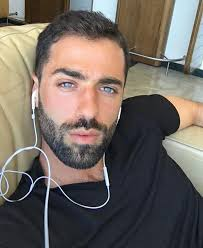
#> input picture dataset/men/testing_set/ovale/ovale t100.jpg, 203 x 248 px, found by its file name; its folder holds only this picture in this run
$ jupyter execute --allow-errors 14_train_final.ipynb
#> lines starting #> are read from the running program, lines starting #| are printed output that depends on the picture
[cell 1]
# ============================================================
# KLASIFIKASI BENTUK WAJAH PRIA - PIPELINE FINAL
# Kelas: ovale, rectangular, round, square
#
# Notebook ini menggabungkan semua yang TERBUKTI dari eksperimen v1-v13.
# Setiap keputusan di bawah punya bukti, bukan tebakan:
#
#   DIPAKAI:
#   + relabel dari nama file   : +1.89 poin  (ablasi v11, terkontrol)
#   + face cropping            : +5.14 poin  (ablasi v11, terkontrol)
#   + dedupe perceptual (dHash): mencegah +4.67 poin angka PALSU (v11)
#   + gabung train/test lalu split stratified ulang (v4)
#   + augmentasi ringan: flip + rotasi 0.06 + zoom 0.06 (v2)
#   + label smoothing 0.05 (v3 pakai 0.1 -> underfitting)
#   + dua tahap: kepala di atas embedding -> fine-tune 60 layer
#   + fine-tuning: +2.45 poin vs fitur beku, McNemar p=0.046 (v12)
#
#   TIDAK DIPAKAI (sudah diuji, tidak membantu):
#   - confident learning / pembersihan label: p=0.81, nol efek (v10)
#   - Test-Time Augmentation: 41.9% vs 43.5%, merugikan (v3)
#   - class_weight: distribusi train/test beda arah, mengganggu (v2)
#
#   PERANGKAP YANG DIHINDARI:
#   ! validation TIDAK BOLEH memakai test fold (bug v12, inflasi 2-4 poin)
#   ! callback harus objek BARU tiap fit() (bug v1, checkpoint tak tersimpan)
#   ! .cache() sebelum .batch(), atau langsung dari RAM (bug v5, 159 menit)
#   ! clear_session() tiap fold, model ke disk bukan ke list (bug v6)
#
# Hasil yang diharapkan: OOF 62-65%, top-2 ~84%, runtime ~10 menit.
# ============================================================

import os, shutil, pathlib, time, gc, json, csv
from collections import Counter
from datetime import datetime
import numpy as np
import matplotlib.pyplot as plt
import seaborn as sns
import tensorflow as tf
from tensorflow import keras
from tensorflow.keras import layers
from PIL import Image
from sklearn.model_selection import StratifiedKFold, train_test_split
from sklearn.metrics import classification_report, confusion_matrix

try:
    import cv2
    HAS_CV2 = True
except ImportError:
    HAS_CV2 = False
    raise SystemExit("Butuh opencv: pip install opencv-python")

try:
    import psutil
    def mem_mb(): return psutil.Process().memory_info().rss / 1024**2
except ImportError:
    def mem_mb(): return float("nan")

print("TensorFlow :", tf.__version__)
print("GPU        :", tf.config.list_physical_devices('GPU') or "tidak ada (CPU)")
#> (this line was passed over: tensorflow is not available in this run)

[cell 2]
# ---------- KONFIGURASI ----------
RAW_DIR  = "dataset/men"          # dataset asli, TIDAK diubah
WORK_DIR = "build"                # semua hasil antara, aman dihapus
OUT_DIR  = "artifacts"            # model & metadata untuk inference

CLASSES = ["ovale", "rectangular", "round", "square"]
EXTS    = ('.jpg', '.jpeg', '.png', '.bmp', '.gif', '.webp')
NUM_CLASSES = len(CLASSES)

RES = 224
IMG_SIZE, IMG_SHAPE = (RES, RES), (RES, RES, 3)
CROP_MARGIN = 0.35                # perluas kotak wajah agar dahi & dagu masuk
HAMMING_THRESHOLD = 5             # jarak dHash <= ini dianggap gambar kembar

BATCH_SIZE = 64
N_FOLDS    = 5
VAL_FRAC   = 0.15                 # diambil dari porsi TRAINING, bukan test
SEED       = 42

EPOCHS_HEAD, PATIENCE_HEAD = 60, 10
EPOCHS_FT,   PATIENCE_FT   = 25, 5
FINE_TUNE_LAYERS = 60
LABEL_SMOOTHING  = 0.05

os.makedirs(WORK_DIR, exist_ok=True)
os.makedirs(OUT_DIR, exist_ok=True)
POOL_DIR = os.path.join(WORK_DIR, "pool")
CROP_DIR = os.path.join(WORK_DIR, "crop")

tf.keras.utils.set_random_seed(SEED)
#> (this line was passed over: tensorflow is not available in this run)
print(f"Resolusi {RES}px | batch {BATCH_SIZE} | {N_FOLDS}-fold | seed {SEED}")

[cell 3]
# ---------- 1. BANGUN POOL + RELABEL ----------
# Dua hal sekaligus:
#   (a) semua gambar disimpan ulang sebagai JPEG valid. Banyak file .jpg
#       di dataset ini sebenarnya berisi WEBP -> TensorFlow error saat baca.
#   (b) label diambil dari NAMA FILE kalau namanya menyebut kelas lain
#       daripada foldernya. Contoh: 'image square 158.jpg' yang duduk di
#       folder rectangular. Ada 59 kasus seperti ini.
#   Nama file diberi awalan TR__/TE__ untuk mencatat asal split.
t0 = time.time()
if os.path.exists(POOL_DIR):
    shutil.rmtree(POOL_DIR)
os.makedirs(POOL_DIR)

pool, n_relabel, n_skip = [], 0, 0
for split, tag in [("training_set", "TR"), ("testing_set", "TE")]:
    for folder in CLASSES:
        src = os.path.join(RAW_DIR, split, folder)
        if not os.path.isdir(src):
            continue
        for fn in sorted(os.listdir(src)):
            if fn.startswith(".") or not fn.lower().endswith(EXTS):
                continue
            low, label = fn.lower(), folder
            for c in CLASSES:
                if c in low and c != folder:
                    label = c; n_relabel += 1; break
            dst = os.path.join(POOL_DIR, f"{tag}__{folder}__{pathlib.Path(fn).stem}.jpg")
            try:
                with Image.open(os.path.join(src, fn)) as im:
#> im is the input picture: PIL image 203x248 RGB; mean R, G, B 112, 103.1, 96.3
                    im.convert("RGB").save(dst, "JPEG", quality=95)
            except Exception:
                n_skip += 1; continue
            pool.append((dst, CLASSES.index(label), tag))

pool_paths  = np.array([p for p, _, _ in pool])
pool_labels = np.array([l for _, l, _ in pool])
pool_origin = np.array([o for _, _, o in pool])

print(f"Pool: {len(pool)} gambar ({time.time()-t0:.1f}s)")
print(f"  label diperbaiki dari nama file : {n_relabel}")
print(f"  gagal dibaca / dilewati         : {n_skip}")
print(f"  asal training_set / testing_set : "
      f"{(pool_origin=='TR').sum()} / {(pool_origin=='TE').sum()}")

[cell 4]
# ---------- 2. FACE CROPPING ----------
# Kontributor terbesar (+5.14 poin, ablasi v11). Bentuk wajah ditentukan
# geometri rahang & dahi; tanpa crop model ikut belajar rambut dan latar.
# Kotak wajah diperluas 35% agar dahi dan dagu tidak terpotong.
t0 = time.time()
if os.path.exists(CROP_DIR):
    shutil.rmtree(CROP_DIR)
os.makedirs(CROP_DIR)

CASCADE = cv2.CascadeClassifier(
    cv2.data.haarcascades + "haarcascade_frontalface_default.xml")

def crop_face_bgr(img_bgr):
    h, w = img_bgr.shape[:2]
#> h = 248; w = 203
    faces = CASCADE.detectMultiScale(
        cv2.cvtColor(img_bgr, cv2.COLOR_BGR2GRAY), 1.1, 5, minSize=(60, 60))
#> faces = [[31, 39, 112, 112]]
    if len(faces):
        fx, fy, fw, fh = max(faces, key=lambda b: b[2]*b[3])
#> fx = 31; fy = 39; fw = 112; fh = 112
        mx, my = int(fw*CROP_MARGIN), int(fh*CROP_MARGIN)
#> mx = 39; my = 39
        x1, y1 = max(0, fx-mx), max(0, fy-my)
#> x1 = 0; y1 = 0
        x2, y2 = min(w, fx+fw+mx), min(h, fy+fh+my)
#> x2 = 182; y2 = 190
        ok = True
    else:
        s = min(h, w); x1, y1 = (w-s)//2, (h-s)//2; x2, y2 = x1+s, y1+s
        ok = False
    return cv2.resize(img_bgr[y1:y2, x1:x2], IMG_SIZE,
                      interpolation=cv2.INTER_AREA), ok

crop_paths, n_found = [], 0
for p in pool_paths:
    img = cv2.imread(p)
    out, ok = crop_face_bgr(img)
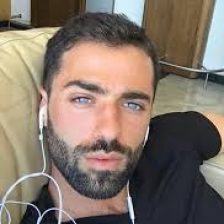
#> out: shape (224, 224, 3); mean B, G, R 104.8, 116.2, 130.3
    n_found += ok
    dst = os.path.join(CROP_DIR, os.path.basename(p))
    cv2.imwrite(dst, out)
    crop_paths.append(dst)
crop_paths = np.array(crop_paths)

print(f"Crop selesai {time.time()-t0:.1f}s")
print(f"  wajah terdeteksi : {n_found}/{len(pool_paths)} "
      f"({n_found/len(pool_paths)*100:.1f}%)")
print(f"  center crop      : {len(pool_paths)-n_found}")

[cell 5]
# ---------- 3. DEDUPE PERCEPTUAL ----------
# MD5 hanya menangkap file identik byte-per-byte. dHash menangkap gambar
# sama yang di-resize atau dikompres ulang. Tanpa ini, kembaran tersebar
# di train dan test -> akurasi dilaporkan ~4.67 poin lebih tinggi dari
# kemampuan sebenarnya (diukur di ablasi v11).
t0 = time.time()
def dhash(path, size=8):
#> called with path = 'build/crop/TR__ovale__ovale t100.jpg', size = 8
    with Image.open(path) as im:
#> im: PIL image 224x224 RGB
        im = im.convert("L").resize((size+1, size), Image.LANCZOS)
        px = np.asarray(im, dtype=np.int16)
    bits = (px[:, 1:] > px[:, :-1]).flatten()
    return int("".join("1" if b else "0" for b in bits), 2)

hashes = [dhash(p) for p in crop_paths]
#> call 2 of dhash, with path = 'build/crop/TR__rectangular__100.jpg', size = 8
#> in dhash (call 2), `with Image.open(path) as im:`:
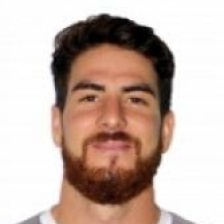
#> im: PIL image 224x224 RGB; mean R, G, B 199.4, 179.7, 170.8
is_dup = np.zeros(len(crop_paths), dtype=bool)
for i in range(len(hashes)):
    if is_dup[i]:
        continue
    for j in range(i+1, len(hashes)):
        if is_dup[j]:
            continue
        if bin(hashes[i] ^ hashes[j]).count("1") <= HAMMING_THRESHOLD:
            is_dup[j] = True

keep    = np.where(~is_dup)[0]
paths   = crop_paths[keep]
labels  = pool_labels[keep]
origin  = pool_origin[keep]
#> (the rest of this cell did not finish here and is left out)
